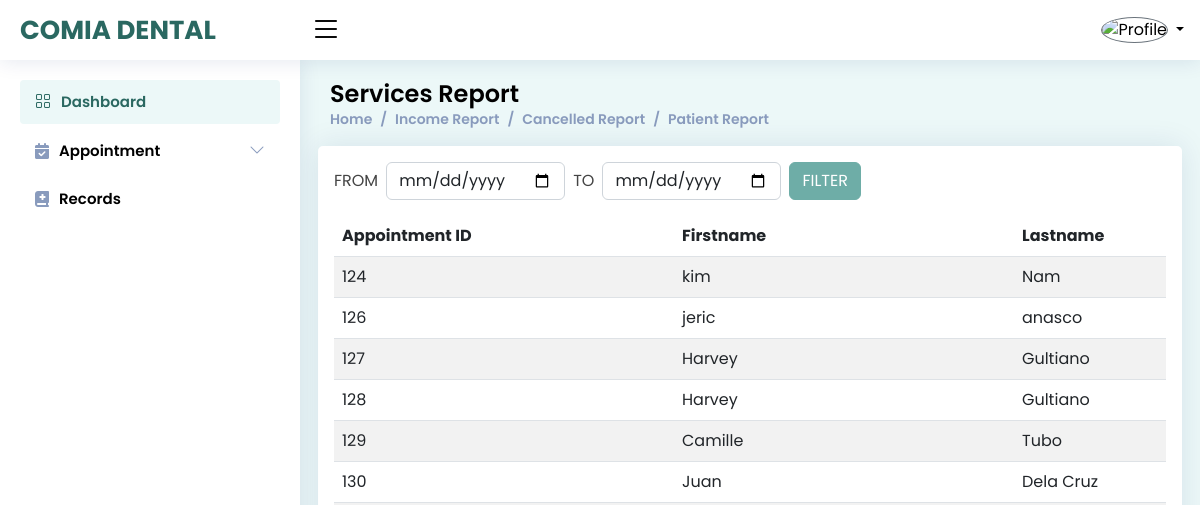
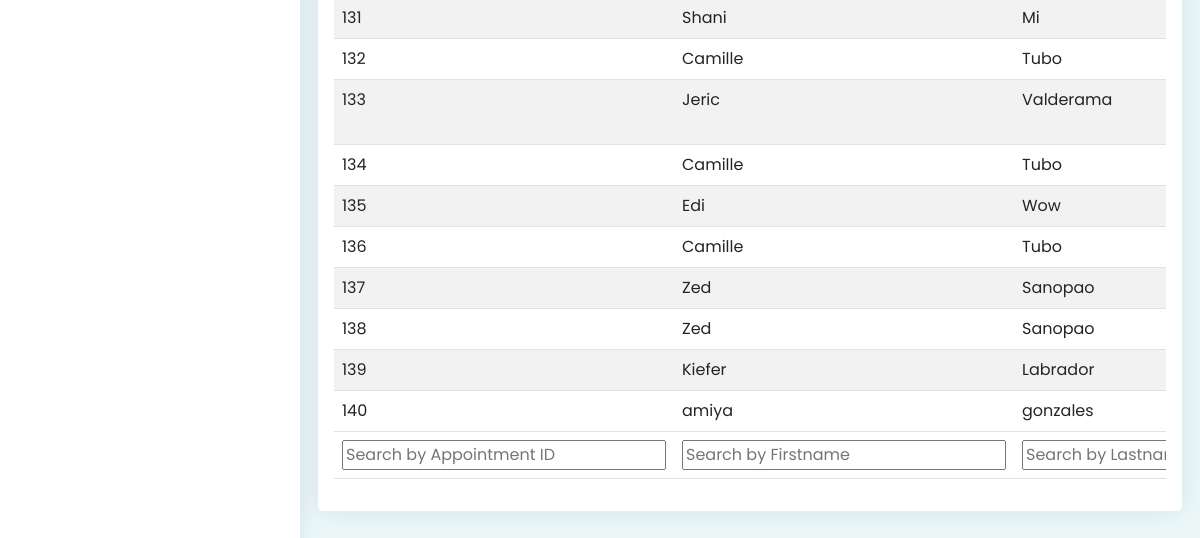
/admin/services.php (signed in), run on an earlier commit of the app's database (2 pictures, top to bottom).
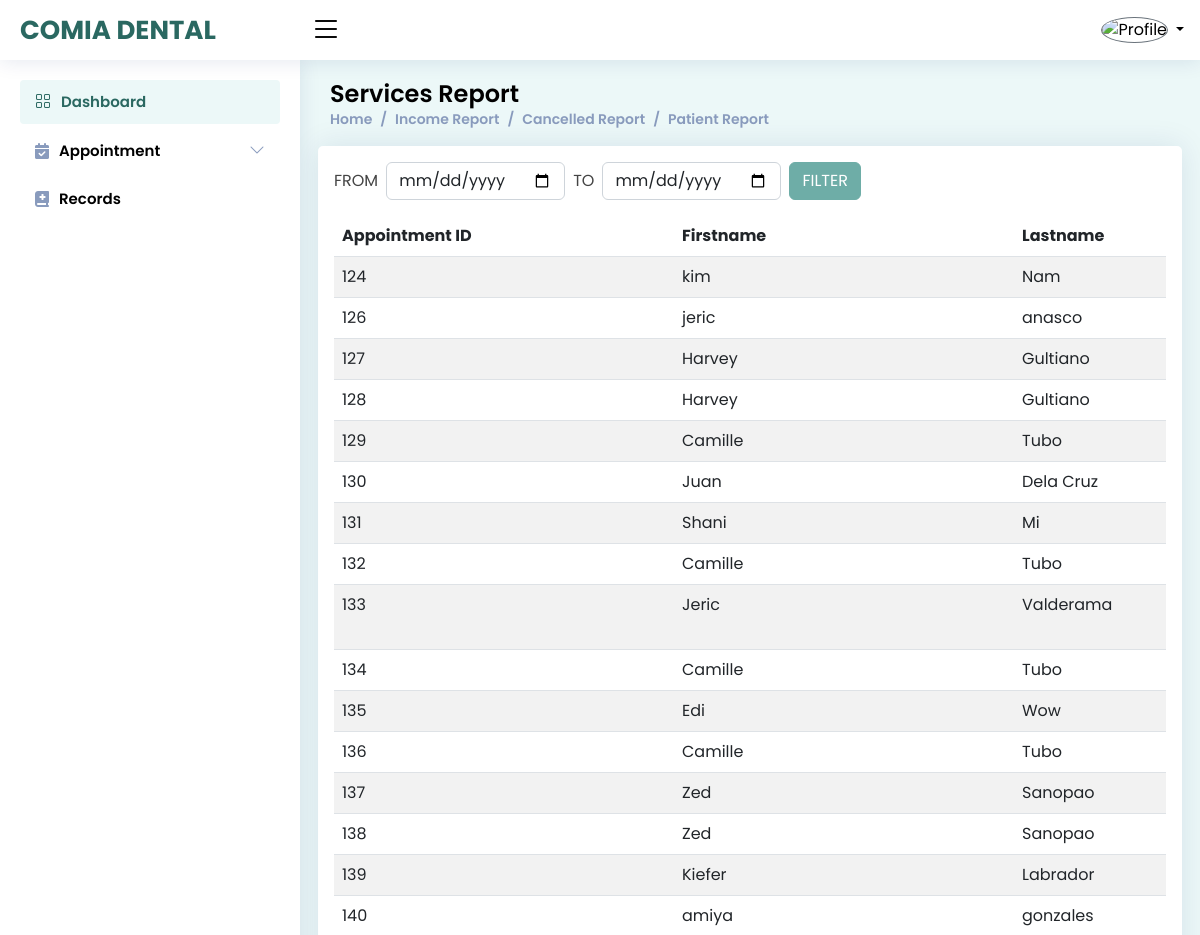
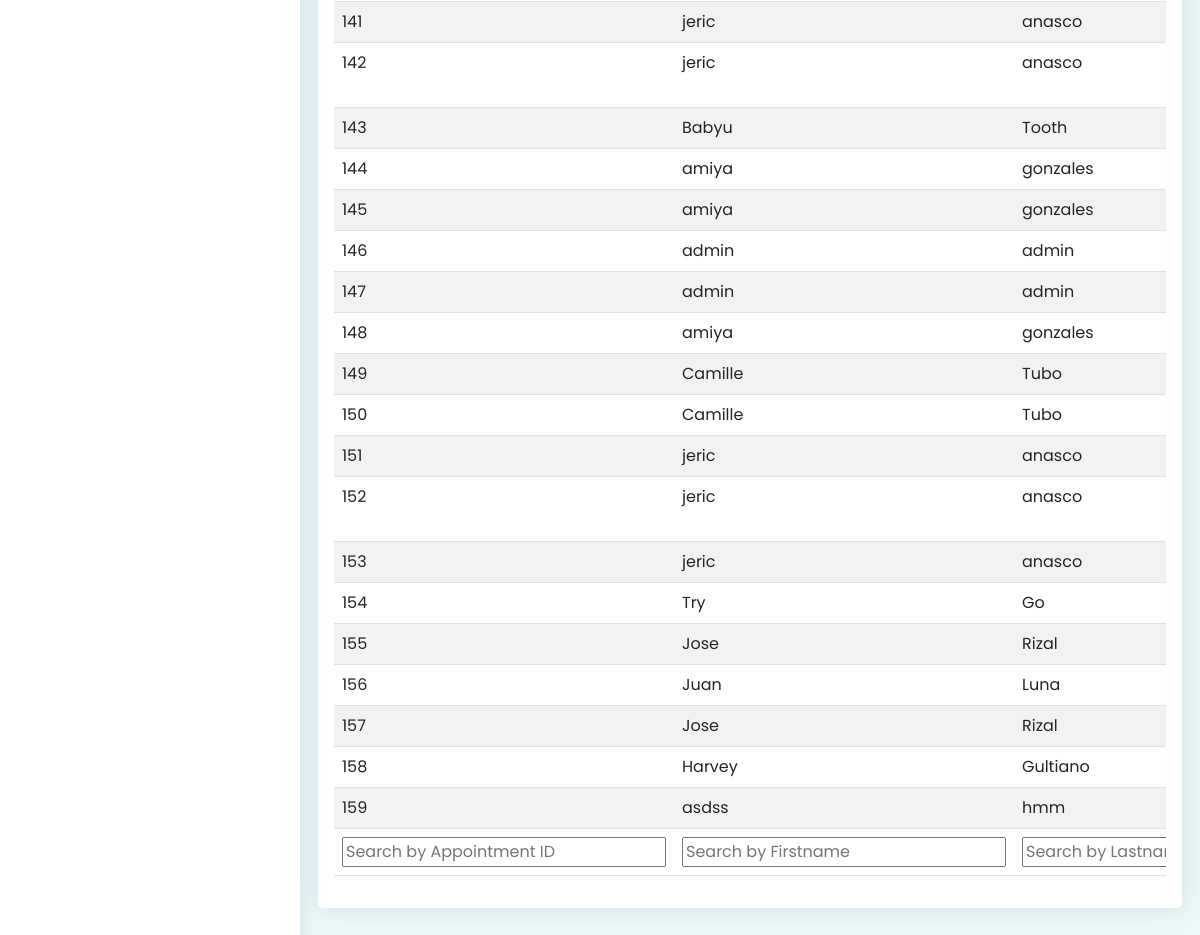
And on a later commit of the database (2 pictures, top to bottom).
### tables this page shows
CREATE TABLE `tbl_appointment` (
  `appointment_id` int(11) NOT NULL,
  `user_id` int(11) NOT NULL,
  `firstname` varchar(255) NOT NULL,
  `lastname` varchar(255) NOT NULL,
  `gender` varchar(255) NOT NULL,
  `age` int(11) NOT NULL,
  `contact` varchar(255) NOT NULL,
  `appointment_date` date NOT NULL,
  `appointment_time` time NOT NULL,
  `service` varchar(255) NOT NULL,
  `dentist` varchar(255) NOT NULL,
  `status` varchar(255) NOT NULL,
  `description` varchar(255) NOT NULL,
  `payment` decimal(10,2) NOT NULL,
  `date_completed` date NOT NULL,
  `time_completed` time NOT NULL,
  `reason` varchar(255) NOT NULL,
  `reason2` varchar(55) NOT NULL,
  `request` text NOT NULL,
  `diagram` text NOT NULL
);

### admin/services.php (the view, shortened to what this page needs)
<?php
include './components/head_css.php';
include './components/component-top.php';
?>
<main id="main" class="main">
    <div class="pagetitle">
        <h1>Services Report</h1>
        <nav>
            <ol class="breadcrumb">
                <li class="breadcrumb-item"><a href="index.php">Home</a></li>
                <li class="breadcrumb-item"><a href="reports.php">Income Report</a></li>
                <li class="breadcrumb-item active"><a href="cancelled.php">Cancelled Report</a></li>
                <li class="breadcrumb-item "><a href="patient.php">Patient Report</a></li>
            </ol>
        </nav>
    </div>
    <section>
        <div class="row">
            <div class="card p-3">
                <div class="col-md-8 col-lg-6 d-flex gap-2 align-items-center pb-3">
                    <span>FROM</span>
                    <input type="date" class="form-control" name="start_date" id="start_date">
                    <span>TO</span>
                    <input type="date" class="form-control"  name="end_date" id="end_date">
                    <input class="btn btn-success custom_btn date_submit" type="button" value="FILTER">
                </div>
                <div class="table-responsive">
                    <table class="table table-striped" id="example" style="width:100%">
                        <thead>
                            <tr  >
                                <th>Appointment ID</th>
                                <th>Firstname</th>
                                <th>Lastname</th>
                            </tr>
                        </thead>
                        <tfoot>
                            <tr  >
                                <th>Appointment ID</th>
                                <th>Firstname</th>
                                <th>Lastname</th>
                            </tr>
                        <tbody>
                            <?php
                            $query = mysqli_query($conn, "SELECT * FROM tbl_appointment WHERE status = 'COMPLETED'");
                            while ($row = mysqli_fetch_array($query)){
                            ?>
                    <tr>
                        <td><?php echo $row['appointment_id'] ?></td>
                        <td><?php echo $row['firstname'] ?></td>
                        <td><?php echo $row['lastname'] ?></td>
                    </tr>
                    <?php }  ?>
                        </tbody>
                    </table>
                </div>
            </div>
        </div>
    </section>
</main>
<?php include './components/component-bottom.php'; ?>

What changed in the data, as far as the page shows it:
now on this page (row edited): tbl_appointment: appointment_id "141", firstname "jeric", lastname "anasco"
now on this page (row edited): tbl_appointment: appointment_id "142", firstname "jeric", lastname "anasco"
now on this page (row edited): tbl_appointment: appointment_id "143", firstname "Babyu", lastname "Tooth"
now on this page (row edited): tbl_appointment: appointment_id "144", firstname "amiya", lastname "gonzales"
added tbl_appointment: appointment_id "145", firstname "amiya", lastname "gonzales"
added tbl_appointment: appointment_id "146", firstname "admin", lastname "admin"
added tbl_appointment: appointment_id "147", firstname "admin", lastname "admin"
added tbl_appointment: appointment_id "148", firstname "amiya", lastname "gonzales"
added tbl_appointment: appointment_id "149", firstname "Camille", lastname "Tubo"
added tbl_appointment: appointment_id "150", firstname "Camille", lastname "Tubo"
added tbl_appointment: appointment_id "151", firstname "jeric", lastname "anasco"
added tbl_appointment: appointment_id "152", firstname "jeric", lastname "anasco"
added tbl_appointment: appointment_id "153", firstname "jeric", lastname "anasco"
added tbl_appointment: appointment_id "154", firstname "Try", lastname "Go"
added tbl_appointment: appointment_id "155", firstname "Jose", lastname "Rizal"
added tbl_appointment: appointment_id "156", firstname "Juan", lastname "Luna"
added tbl_appointment: appointment_id "157", firstname "Jose", lastname "Rizal"
added tbl_appointment: appointment_id "158", firstname "Harvey", lastname "Gultiano"
added tbl_appointment: appointment_id "159", firstname "asdss", lastname "hmm"
